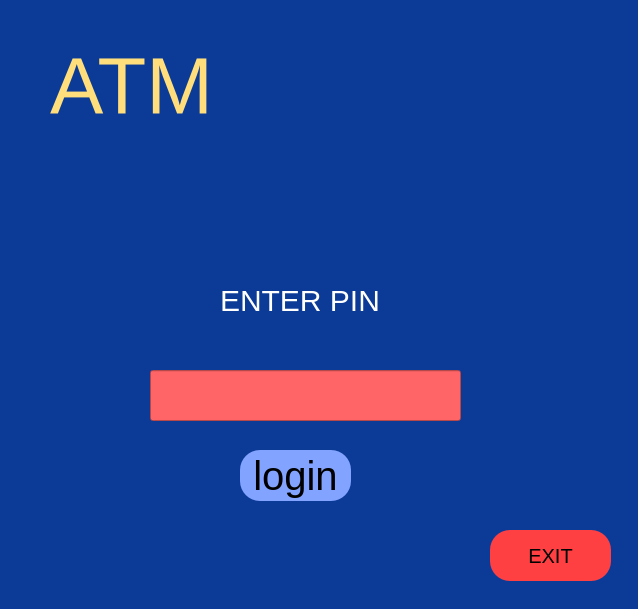
<?xml version="1.0" encoding="UTF-8"?>
<ui version="4.0">
 <class>login</class>
 <widget class="QMainWindow" name="login">
  <property name="geometry">
   <rect>
    <x>0</x>
    <y>0</y>
    <width>638</width>
    <height>609</height>
   </rect>
  </property>
  <property name="maximumSize">
   <size>
    <width>638</width>
    <height>609</height>
   </size>
  </property>
  <property name="windowTitle">
   <string>ENTER PIN</string>
  </property>
  <property name="styleSheet">
   <string notr="true">background:rgb(12,59,151);</string>
  </property>
  <widget class="QWidget" name="centralwidget">
   <widget class="QPushButton" name="logbutton">
    <property name="geometry">
     <rect>
      <x>240</x>
      <y>450</y>
      <width>111</width>
      <height>51</height>
     </rect>
    </property>
    <property name="styleSheet">
     <string notr="true">border-radius:20px;
background:rgb(130, 163, 255);
font-size:40px;
font-variant:small-caps;
</string>
    </property>
    <property name="text">
     <string>login</string>
    </property>
   </widget>
   <widget class="QLabel" name="label">
    <property name="geometry">
     <rect>
      <x>220</x>
      <y>270</y>
      <width>211</width>
      <height>61</height>
     </rect>
    </property>
    <property name="styleSheet">
     <string notr="true">font-size:30px;
color:white;
</string>
    </property>
    <property name="text">
     <string>ENTER PIN</string>
    </property>
   </widget>
   <widget class="QLineEdit" name="pwd">
    <property name="geometry">
     <rect>
      <x>150</x>
      <y>370</y>
      <width>311</width>
      <height>51</height>
     </rect>
    </property>
    <property name="styleSheet">
     <string notr="true">background:rgb(255, 101, 103);
color:black;
font-size:40px;
font-variant:small-caps;
</string>
    </property>
    <property name="text">
     <string/>
    </property>
    <property name="maxLength">
     <number>4</number>
    </property>
    <property name="echoMode">
     <enum>QLineEdit::Password</enum>
    </property>
    <property name="alignment">
     <set>Qt::AlignCenter</set>
    </property>
   </widget>
   <widget class="QPushButton" name="pushButton">
    <property name="geometry">
     <rect>
      <x>490</x>
      <y>530</y>
      <width>121</width>
      <height>51</height>
     </rect>
    </property>
    <property name="styleSheet">
     <string notr="true">background:rgb(255, 64, 67);
color:black;
font-size:20px;
border-radius:20px;</string>
    </property>
    <property name="text">
     <string>EXIT</string>
    </property>
   </widget>
   <widget class="QLabel" name="label_2">
    <property name="geometry">
     <rect>
      <x>50</x>
      <y>50</y>
      <width>171</width>
      <height>71</height>
     </rect>
    </property>
    <property name="styleSheet">
     <string notr="true">font-size:80px;color:rgb(255, 222, 123);</string>
    </property>
    <property name="text">
     <string>ATM</string>
    </property>
   </widget>
  </widget>
  <widget class="QStatusBar" name="statusbar"/>
 </widget>
 <resources/>
 <connections/>
</ui>
